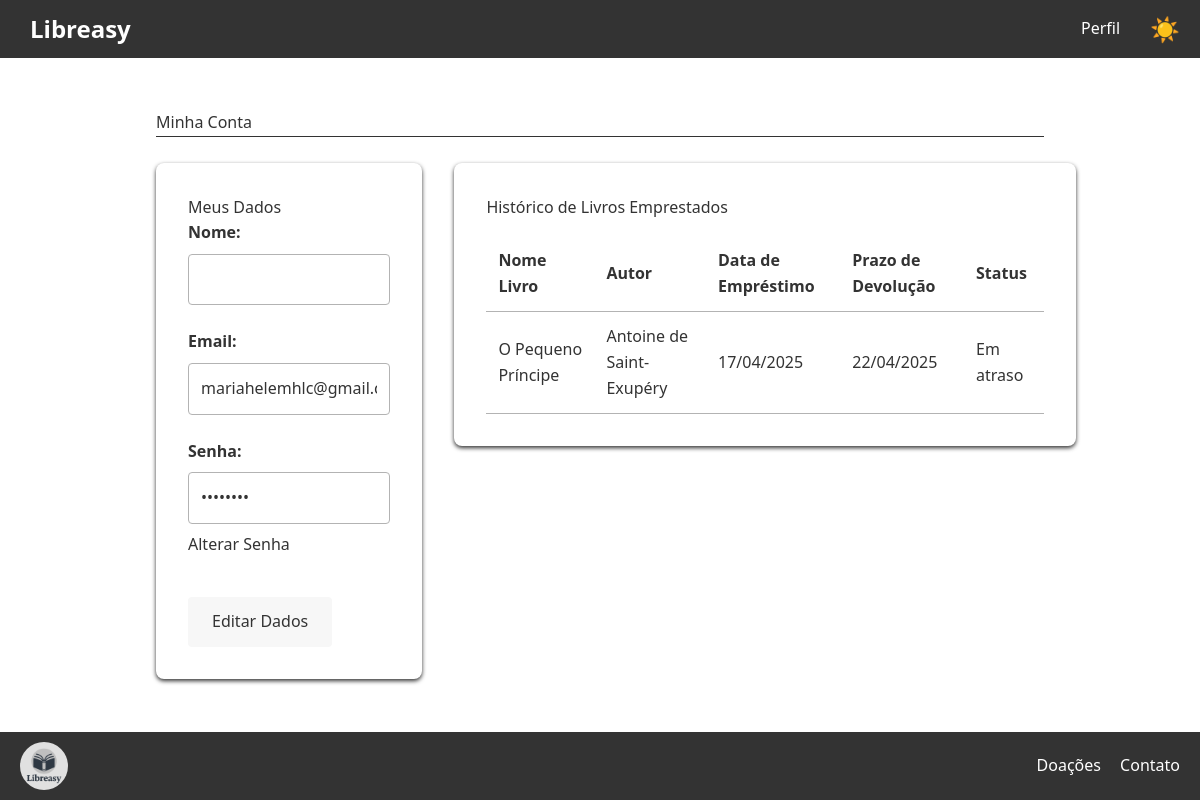
Page /minha-conta/ (signed in) on the committed database.
### emprestimos/models.py (models this page shows, shortened)
class Emprestimo(models.Model):
    STATUS_CHOICES = [
        ('EMPRESTADO', 'Emprestado'),
        ('EM_ATRASO', 'Em atraso'),
        ('DEVOLVIDO', 'Devolvido'),
    ]
    usuario = models.ForeignKey(User, on_delete=models.CASCADE, verbose_name='Usuário')
    livro = models.ForeignKey(Livro, on_delete=models.PROTECT, verbose_name='Livro')
    copia_id = models.CharField(max_length=50, verbose_name='ID da Cópia', help_text='Identificador único da cópia física')
    data_emprestimo = models.DateField(default=timezone.now, verbose_name='Data de Empréstimo')
    data_devolucao = models.DateField(verbose_name='Data de Devolução')
    data_devolucao_real = models.DateField(null=True, blank=True, verbose_name='Data Real de Devolução')
    status = models.CharField(max_length=20, choices=STATUS_CHOICES, default='EMPRESTADO', verbose_name='Status')
    class Meta:
        verbose_name = 'Empréstimo'
        verbose_name_plural = 'Empréstimos'
        ordering = ['-data_emprestimo']
    def atualizar_status(self):
        hoje = timezone.now().date()
        if self.status != 'DEVOLVIDO':
            if hoje > self.data_devolucao:
                self.status = 'EM_ATRASO'
            else:
                self.status = 'EMPRESTADO'
            self.save()
        return self.status

### livros/models.py (models this page shows, shortened)
class Livro(models.Model):
    title = models.CharField(max_length=100, verbose_name='Título')
    editora = models.ForeignKey(Editora, on_delete=models.PROTECT,
        related_name='livros', verbose_name='Editora')
    gênero = models.ForeignKey(Gênero, on_delete=models.PROTECT,
        related_name='livros', verbose_name='Gênero')
    autor = models.ForeignKey(Autor, on_delete=models.PROTECT,
    related_name='livros', verbose_name='Autor')
    capa_url = models.URLField(
        max_length=500,
        blank=True,
        null=True,
        help_text="URL completa da imagem (ex: https://exemplo.com/imagem.jpg)"
    )
    price = models.DecimalField(max_digits=10, decimal_places=2, verbose_name='Preço')
    is_active = models.BooleanField(default=True, verbose_name='Ativo')
    description = models.TextField(null=True, blank=True, verbose_name='Descrição')
    created_at = models.DateTimeField(auto_now_add=True, verbose_name='Criado em')
    updated_at = models.DateTimeField(auto_now=True, verbose_name='Atualizado em')
    class Meta:
        ordering = ['title']
        verbose_name = 'Livro'

class Autor(models.Model):
    name = models.CharField(max_length=100, verbose_name='Nome')
    is_active = models.BooleanField(default=True, verbose_name='Ativo')
    description = models.TextField(null=True, blank=True, verbose_name='Descrição')
    created_at = models.DateTimeField(auto_now_add=True, verbose_name='Criado em')
    updated_at = models.DateTimeField(auto_now=True, verbose_name='Atualizado em')
    class Meta:
        ordering = ['name']
        verbose_name = 'Autor'

### livros/views.py (the view)
# urls.py: path('minha-conta/', views.minha_conta, name='minha_conta'),
@login_required
def minha_conta(request):
    emprestimos = Emprestimo.objects.filter(usuario=request.user).order_by('-data_emprestimo')
    for emprestimo in emprestimos:
        emprestimo.atualizar_status()
    context = {
        'emprestimos': emprestimos,
    }
    return render(request, 'minha-conta.html', context)

### templates/minha-conta.html (shortened to what this page needs)
{% extends 'base.html' %}
{% load static %}
{% block body_class %}minha-conta{% endblock %}
{% block content %}
<div class="minha-conta-container">
    <h1> Minha Conta </h1>
    <hr>
    <br>
    <div class="account-sections-wrapper">
        <div class="user-info-section">
            <h2>Meus Dados</h2>
            <form method="post" class="user-form">
                <div class="form-group">
                    <label for="nome">Nome:</label>
                    <input type="text" id="nome" name="nome" value="{{ user.first_name }} {{ user.last_name }}" disabled>
                </div>
                <div class="form-group">
                    <label for="email">Email:</label>
                    <input type="email" id="email" name="email" value="{{ user.email }}" disabled>
                </div>
                <div class="form-group">
                    <label for="senha">Senha:</label>
                    <input type="password" id="senha" name="senha" value="********" disabled>
                    <a href="#" class="change-password">Alterar Senha</a>
                </div>
                <button type="button" class="edit-btn" onclick="enableEditing()">Editar Dados</button>
            </form>
        </div>
        <div class="loan-history-section">
            <h2>Histórico de Livros Emprestados</h2>
            <div class="table-responsive">
                <table class="loan-history-table">
                    <thead>
                        <tr>
                            <th>Nome Livro</th>
                            <th>Autor</th>
                            <th>Data de Empréstimo</th>
                            <th>Prazo de Devolução</th>
                            <th>Status</th>
                        </tr>
                    </thead>
                    <tbody>
                        {% for emprestimo in emprestimos %}
                        <tr>
                            <td>{{ emprestimo.livro.title }}</td>
                            <td>{{ emprestimo.livro.autor.name }}</td>
                            <td>{{ emprestimo.data_emprestimo|date:"d/m/Y" }}</td>
                            <td>{{ emprestimo.data_devolucao|date:"d/m/Y" }}</td>
                            <td class="status-{{ emprestimo.status|lower }}">
                                {% if emprestimo.status == 'EMPRESTADO' %}
                                    Emprestado
                                {% elif emprestimo.status == 'EM_ATRASO' %}
                                    Em atraso
                                {% else %}
                                    Devolvido
                                {% endif %}
                            </td>
                        </tr>
                        {% empty %}
                        <tr>
                            <td colspan="5">Nenhum empréstimo registrado</td>
                        </tr>
                        {% endfor %}
                    </tbody>
                </table>
            </div>
        </div>
    </div>
</div>
{% endblock %}

### static/css/Style.css (style rules this page uses)
* { margin: 0; padding: 0; box-sizing: border-box; }
:root { --background-color: #FFFFFF; --text-color: #333333; --header-footer-bg: #333333; --header-footer-text: #ffffff; --button-bg: #333333; --button-text: #ffffff; --border-color: #B3B3B3; --livro-bg: #f7f7f7; }
html, body { height: 100%; margin: 0; display: flex; flex-direction: column; }
body { display: flex; font-family: 'Segoe UI', Tahoma, Geneva, Verdana, sans-serif; line-height: 1.6; background-color: var(--background-color); color: var(--text-color); transition: background-color 0.3s, color 0.3s; font-size: 1em; }

### templates/minha-conta.html (style rules this page uses)
.minha-conta-container { max-width: 1200px; margin: 2rem auto; padding: 0 1rem; }
.account-sections-wrapper { display: flex; gap: 2rem; align-items: flex-start; }
.user-info-section { flex: 0 0 30%; background: var(--background-color); border-radius: 8px; box-shadow: 0 2px 4px var(--text-color); padding: 2rem; }
.loan-history-section { flex: 0 0 70%; background: var(--background-color); border-radius: 8px; box-shadow: 0 2px 4px var(--text-color); padding: 2rem; }
.form-group { margin-bottom: 1.5rem; }
.form-group label { display: block; margin-bottom: 0.5rem; font-weight: 600; }
.form-group input { width: 100%; padding: 0.75rem; border: 1px solid var(--border-color); border-radius: 4px; font-size: 1rem; background: var(--background-color); color: var(--text-color); }
.change-password { display: inline-block; margin-top: 0.5rem; color: var(--link-color); text-decoration: none; }
.edit-btn, .save-btn { background-color: var(--livro-bg); color: var(--text-color); padding: 0.75rem 1.5rem; border: none; border-radius: 4px; cursor: pointer; font-size: 1rem; margin-top: 1rem; transition: background-color 0.3s; }
.loan-history-table { width: 100%; border-collapse: collapse; margin-top: 1rem; }
.loan-history-table th, .loan-history-table td { padding: 12px; text-align: left; border-bottom: 1px solid var(--border-color); }
.loan-history-table th { background-color: var(--table-header-bg); font-weight: 600; color: var(--text-color); }

### rows in the picture
Emprestimo: livro "O Pequeno Príncipe", livro.autor.name "Antoine de Saint-Exupéry", data_emprestimo "17/04/2025", data_devolucao "22/04/2025", status "Em atraso"
